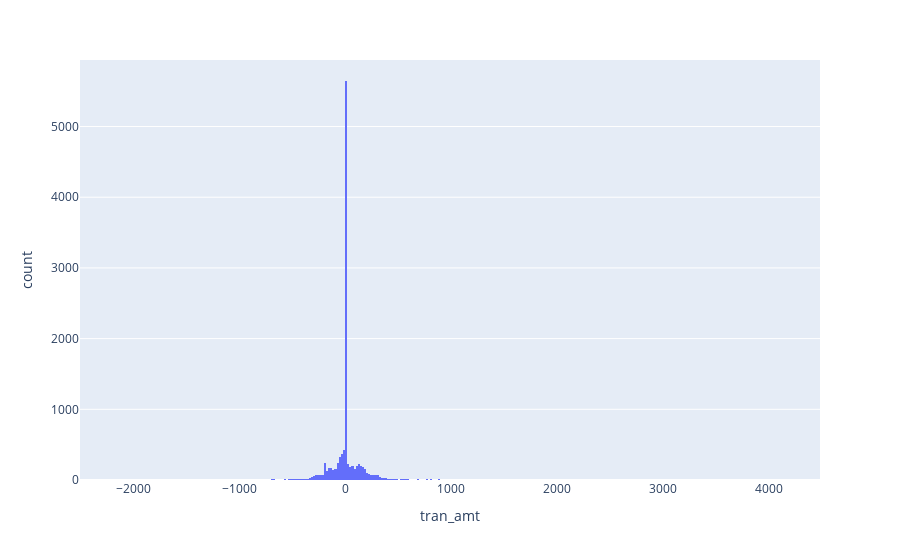

Notebook code for this chart:
### Code cell
px.histogram(dfsavings_tran,x='tran_amt')

### Figure 1 — Plotly figure (JSON) as saved in the notebook; plotly's stock layout.template omitted (floating-point values rounded to 4 significant figures; data arrays with more than 128 entries replaced by an {"elided": "..."} marker saying what was removed)
{"data": [{"alignmentgroup": "True", "bingroup": "x", "hovertemplate": "tran_amt=%{x}<br>count=%{y}<extra></extra>", "legendgroup": "", "marker": {"color": "#636efa", "pattern": {"shape": ""}}, "name": "", "offsetgroup": "", "orientation": "v", "showlegend": false, "type": "histogram", "x": {"elided": "11189 float values"}, "xaxis": "x", "yaxis": "y"}], "layout": {"autosize": true, "barmode": "relative", "legend": {"tracegroupgap": 0}, "margin": {"t": 60}, "xaxis": {"anchor": "y", "autorange": true, "domain": [0, 1], "range": [-2500, 4480], "title": {"text": "tran_amt"}, "type": "linear"}, "yaxis": {"anchor": "x", "autorange": true, "domain": [0, 1], "range": [0, 5941.0], "title": {"text": "count"}}}}
